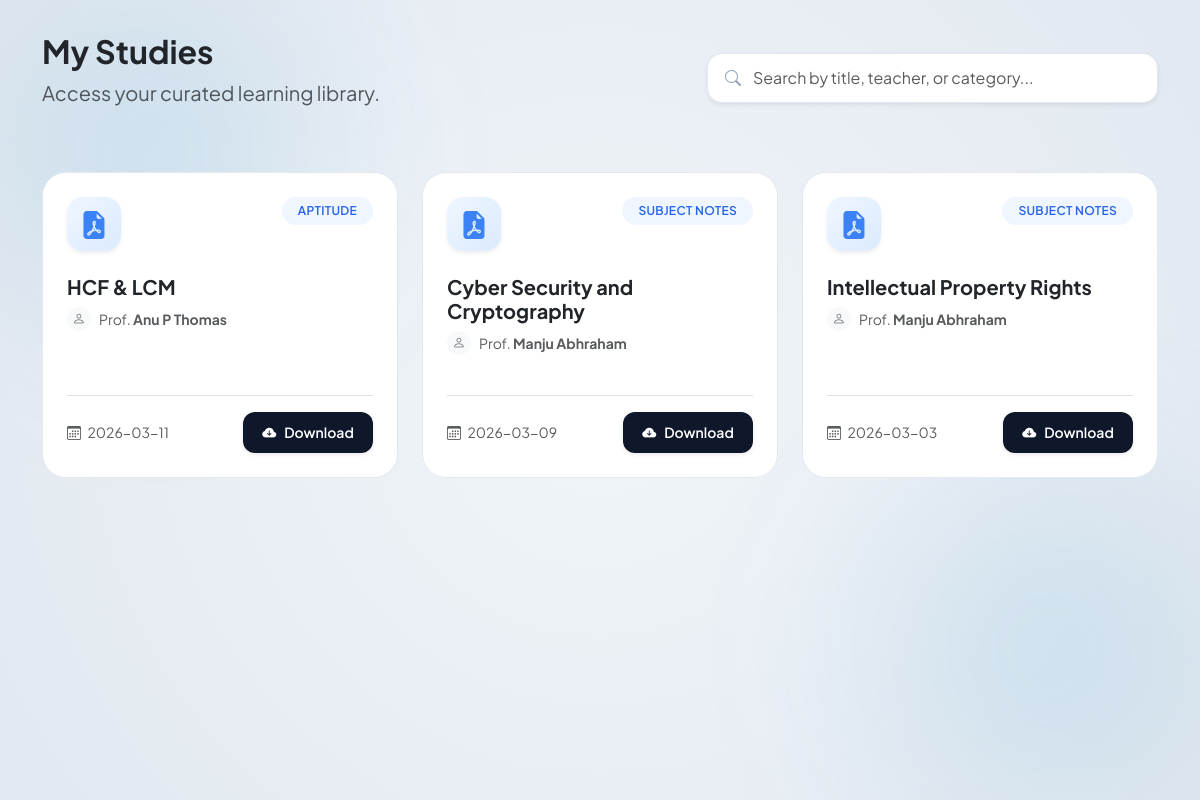
/my_studies (signed in), run on the app's committed database.
### tables this page shows
CREATE TABLE notes (
    id INTEGER PRIMARY KEY AUTOINCREMENT,
    title TEXT NOT NULL,
    category TEXT NOT NULL,
    filename TEXT NOT NULL,
    teacher_id INTEGER,
    timestamp DATETIME DEFAULT CURRENT_TIMESTAMP,
    FOREIGN KEY (teacher_id) REFERENCES users (id)
);

CREATE TABLE users (
    id INTEGER PRIMARY KEY AUTOINCREMENT,
    username TEXT UNIQUE NOT NULL,
    password TEXT NOT NULL,
    role TEXT NOT NULL, -- Added missing comma here
    status TEXT NOT NULL 
);

### app.py (the view)
@app.route('/my_studies')
def my_studies():
    if 'user_id' not in session:
        return redirect(url_for('login'))
    db = get_db_connection()
    notes = db.execute('''
        SELECT n.*, u.username as teacher_name
        FROM notes n
        JOIN users u ON n.teacher_id = u.id
        ORDER BY n.timestamp DESC
    ''').fetchall()
    db.close()
    return render_template('my_studies.html', notes=notes)

### app.py (called while the page is built)
def get_db_connection():
    conn = sqlite3.connect('database.db')
    conn.row_factory = sqlite3.Row
    return conn

### templates/my_studies.html (shortened to what this page needs)
{% extends "layout.html" %}
{% block content %}
<link rel="stylesheet" href="https://cdn.jsdelivr.net/npm/bootstrap-icons@1.11.1/font/bootstrap-icons.css">
<div class="content-area container">
    <div class="row align-items-center mb-5">
        <div class="col-md-7">
            <h2 class="fw-bold text-dark mb-2">My Studies</h2>
            <p class="text-muted fs-5">Access your curated learning library.</p>
        </div>
        <div class="col-md-5">
            <div class="search-container position-relative ms-auto">
                <i class="bi bi-search search-icon"></i>
                <input type="text" id="studySearch" class="form-control search-input shadow-sm" placeholder="Search by title, teacher, or category...">
            </div>
        </div>
    </div>
    <div class="row g-4" id="studyGrid">
        {% for note in notes %}
        <div class="col-md-6 col-lg-4 study-item">
            <div class="card note-card p-4">
                <div class="d-flex justify-content-between align-items-start mb-4">
                    <div class="icon-box shadow-sm">
                        {% if 'pdf' in note.filename.lower() %}
                            <i class="bi bi-file-earmark-pdf-fill fs-3"></i>
                        {% elif 'doc' in note.filename.lower() %}
                            <i class="bi bi-file-earmark-word-fill fs-3"></i>
                        {% else %}
                            <i class="bi bi-file-earmark-text-fill fs-3"></i>
                        {% endif %}
                    </div>
                    <span class="badge bg-soft-primary rounded-pill text-uppercase">{{ note.category }}</span>
                </div>
                <div class="flex-grow-1">
                    <h5 class="fw-bold text-dark mb-2">{{ note.title }}</h5>
                    <div class="d-flex align-items-center mb-3">
                        <div class="bg-light rounded-circle d-flex align-items-center justify-content-center me-2" style="width: 24px; height: 24px;">
                            <i class="bi bi-person text-secondary" style="font-size: 0.8rem;"></i>
                        </div>
                        <p class="text-muted small mb-0">Prof. <strong>{{ note.teacher_name }}</strong></p>
                    </div>
                </div>
                <div class="d-flex justify-content-between align-items-center mt-4 pt-3 border-top">
                    <div class="text-muted small">
                        <i class="bi bi-calendar3 me-1"></i> {{ note.timestamp[:10] }}
                    </div>
                    <a href="{{ url_for('download_file', filename=note.filename) }}" class="btn btn-download btn-sm shadow-sm">
                        <i class="bi bi-cloud-arrow-down-fill me-2"></i>Download
                    </a>
                </div>
            </div>
        </div>
        {% endfor %}
    </div>
</div>
{% endblock %}

### templates/layout.html (shortened to what this page needs)
<!DOCTYPE html>
<html lang="en">
<head>
    <link href="https://cdn.jsdelivr.net/npm/bootstrap@5.3.0/dist/css/bootstrap.min.css" rel="stylesheet">
    <link rel="stylesheet" href="https://cdn.jsdelivr.net/npm/bootstrap-icons@1.11.1/font/bootstrap-icons.css">
</head>
<body>
    <div class="bg-visuals">
        <div class="blob blob-2"></div>
    </div>
    <div class="main-wrapper">
        {% block content %}{% endblock %}
    </div>
</body>
</html>

### templates/layout.html (style rules this page uses)
:root { --bg-light: #f8fafc; --primary-color: #0284c7; --secondary-color: #0f172a; }
body { background-color: var(--bg-light); font-family: 'Inter', sans-serif; color: #1e293b; min-height: 100vh; margin: 0; overflow-x: hidden; position: relative; }
.bg-visuals { position: fixed; top: 0; left: 0; width: 100%; height: 100%; z-index: -1; overflow: hidden; background: radial-gradient(circle at 50% 50%, #f1f5f9 0%, #e2e8f0 100%); }
.blob { position: absolute; width: 500px; height: 500px; background: radial-gradient(circle, rgba(2, 132, 199, 0.15) 0%, rgba(255, 255, 255, 0) 70%); border-radius: 50%; filter: blur(80px); animation: move 20s infinite alternate; }
.blob-2 { bottom: -100px; right: -100px; animation-delay: -5s; }
.main-wrapper { position: relative; z-index: 1; }

### templates/my_studies.html (style rules this page uses)
body { background-color: #f8fafc; font-family: 'Plus Jakarta Sans', sans-serif; }
.content-area { padding-top: 2rem; }
.note-card { border: none; border-radius: 24px; background: #ffffff; transition: all 0.3s cubic-bezier(0.4, 0, 0.2, 1); border: 1px solid #e2e8f0; overflow: hidden; height: 100%; display: flex; flex-direction: column; }
.bg-soft-primary { background-color: #eff6ff; color: #2563eb; font-weight: 600; font-size: 0.75rem; letter-spacing: 0.025em; padding: 0.5rem 1rem; }
.icon-box { width: 54px; height: 54px; border-radius: 16px; display: flex; align-items: center; justify-content: center; background: linear-gradient(135deg, #eff6ff 0%, #dbeafe 100%); color: #3b82f6; transition: 0.3s; }
.btn-download { background: #0f172a; color: white; border: none; padding: 0.6rem 1.2rem; border-radius: 12px; font-weight: 600; transition: all 0.2s; }
.search-container { max-width: 500px; }
.search-input { border-radius: 15px; border: 1px solid #e2e8f0; padding: 12px 20px; padding-left: 45px; background: white; }
.search-icon { position: absolute; left: 18px; top: 50%; transform: translateY(-50%); color: #94a3b8; }

### data on the page
notes: category "APTITUDE", title "HCF & LCM", teacher_name "Anu P Thomas", timestamp "2026-03-11"
notes: category "SUBJECT NOTES", title "Cyber Security and Cryptography", teacher_name "Manju Abhraham", timestamp "2026-03-09"
notes: category "SUBJECT NOTES", title "Intellectual Property Rights", teacher_name "Manju Abhraham", timestamp "2026-03-03"
